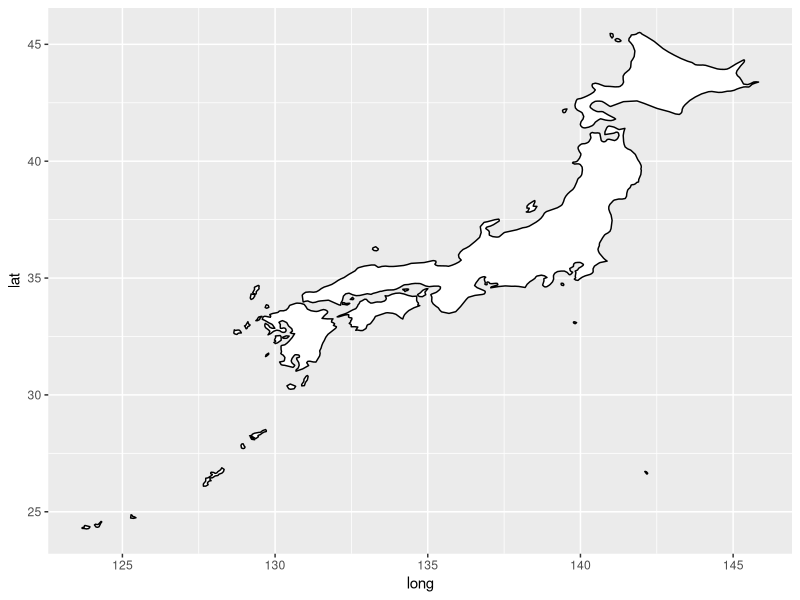
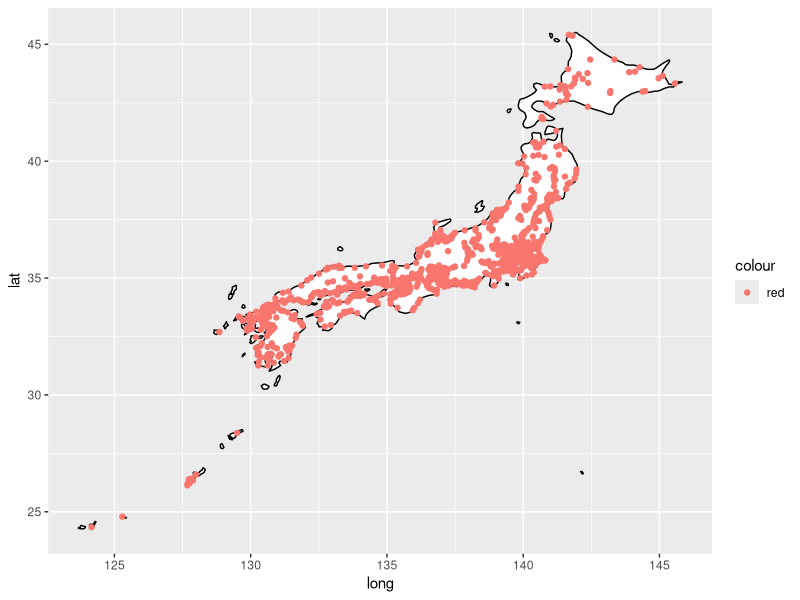
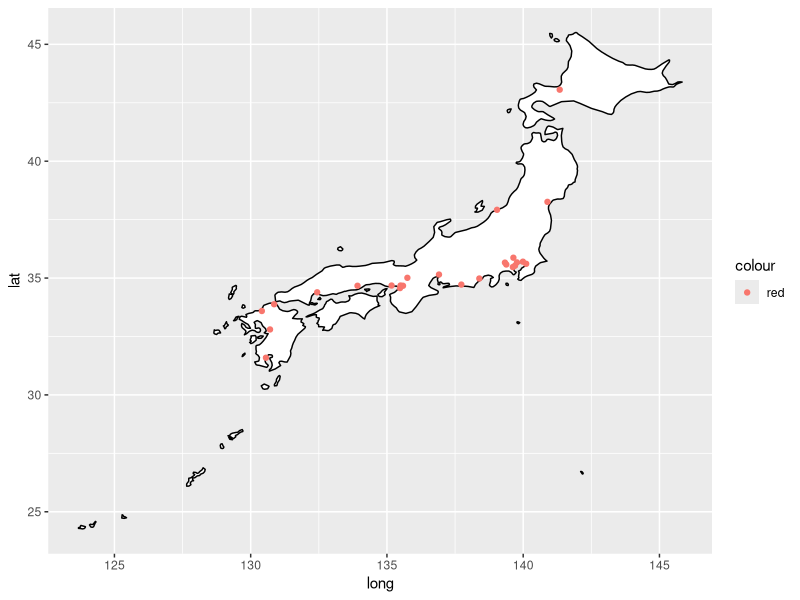
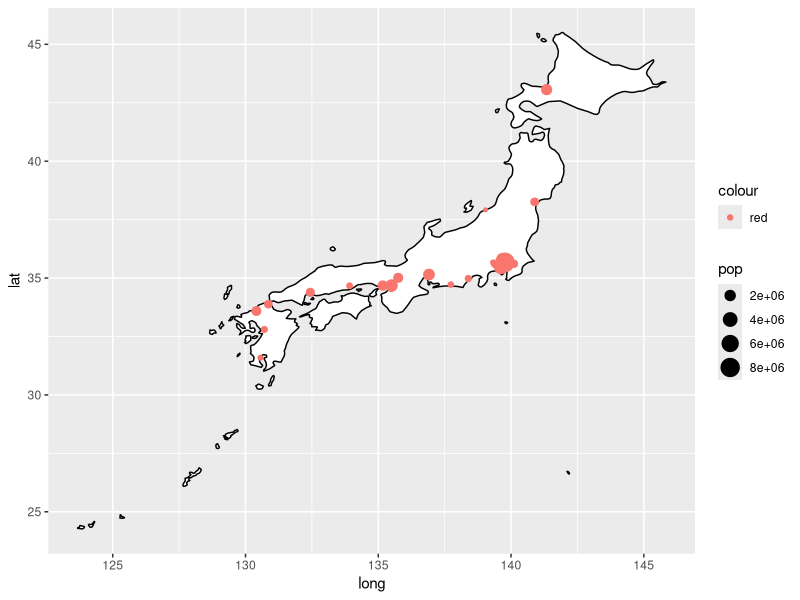
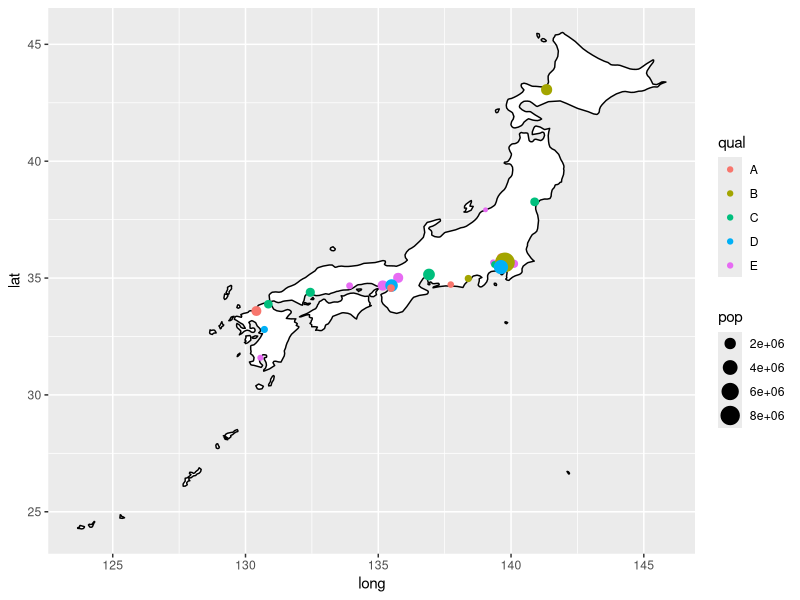
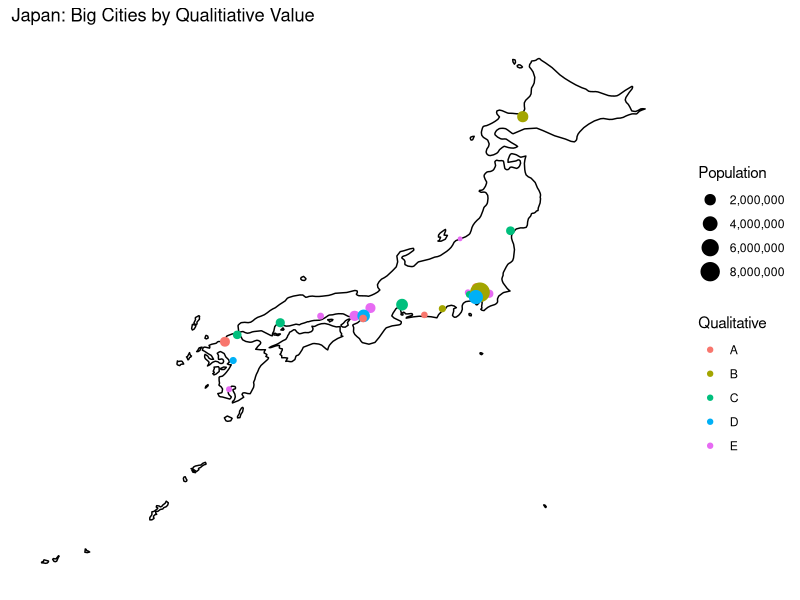

Here is the R script that generated these plots, in order:
library(tidyverse)
library(maps)
?map_data

#MAP DATAFRAME OF CITIES IN JAPAN
world = map_data("world")
japan = filter(world, region =="Japan")

#Make Bubble chart with default R colors

ggplot(japan, aes(x=long, y= lat, group = group))+
  geom_polygon(color = "black", fill = "white")

#mps package has cities data
head(maps::world.cities)
my_cities = maps::world.cities

japan_cities = filter(my_cities, country.etc == "Japan")

#make a point for every city
ggplot(japan, aes(x=long, y= lat, group = group))+
  geom_polygon(color = "black", fill = "white")+
  geom_point(data = japan_cities, aes(x=long, y=lat, group = NULL, color = "red"))
  #Note the new data table used for Geom Point -- no need to merge into original data here b/c long and lat are same anyway
  #Null group b/c no need for it -- it's already all for one country


#let's pick just big cities

japan_big_cities = filter(japan_cities, pop>= 500000)

ggplot(japan, aes(x=long, y= lat, group = group))+
  geom_polygon(color = "black", fill = "white")+
  geom_point(data = japan_big_cities, aes(x=long, y=lat, group = NULL, color = "red"))

#vary size of point (bubble) by city size

ggplot(japan, aes(x=long, y= lat, group = group))+
  geom_polygon(color = "black", fill = "white")+
  geom_point(data = japan_big_cities, aes(x=long, y=lat, group = NULL, color = "red", size = pop))

#now vary color of bubbles by, say, some qualitative measure

japan_big_cities$qual = sample(LETTERS [1:5], nrow(japan_big_cities), replace = TRUE)

ggplot(japan, aes(x=long, y= lat, group = group))+
  geom_polygon(color = "black", fill = "white")+
  geom_point(data = japan_big_cities, aes(x=long, y=lat, group = NULL, color = qual, size = pop))

#do some tweaking
#no scientific notation for legend using scales package
library(scales)

#Change column names to make Legend nicer
japan_big_cities$Population = japan_big_cities$pop
japan_big_cities$Qualitative = japan_big_cities$qual


ggplot(japan, aes(x=long, y= lat, group = group))+
  geom_polygon(color = "black", fill = "white")+
  geom_point(data = japan_big_cities, aes(x=long, y=lat, group = NULL, color = Qualitative, size = Population))+
  scale_size_continuous(label=comma)+
  theme_classic()+
  theme(axis.text.x = element_blank(), axis.text.y = element_blank(), 
        axis.line = element_blank(),
        axis.ticks = element_blank(),
        axis.title = element_blank())+
  labs(title = "Japan: Big Cities by Qualitiative Value")
